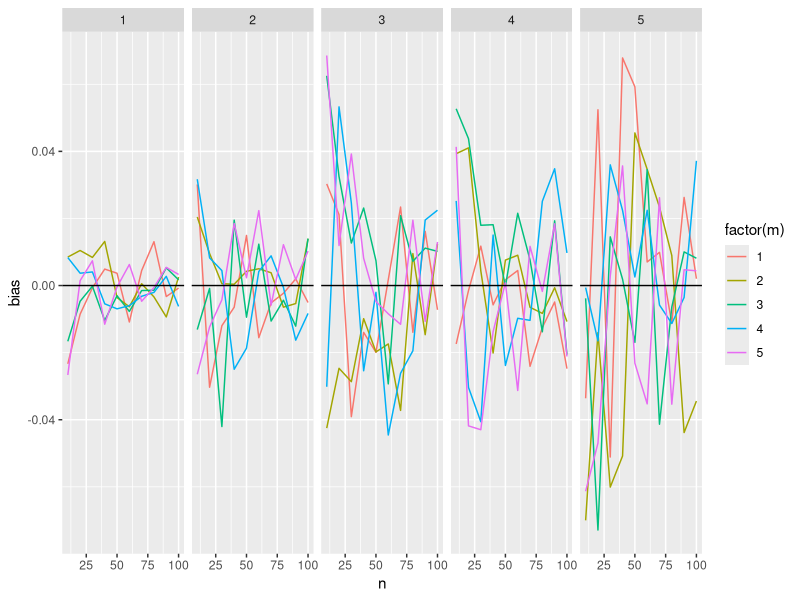
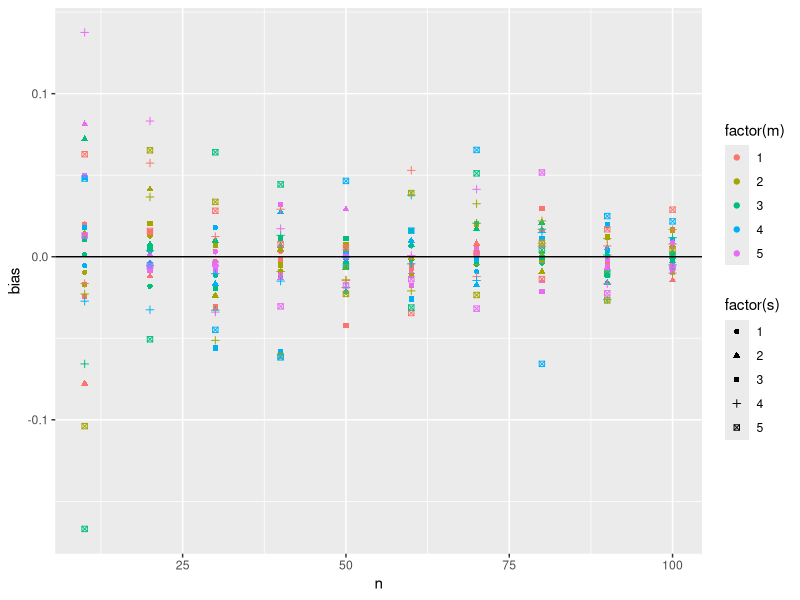

The R script that drew these images, in order: (Note: this script raises an error after producing the figures.)
### Title:    Simple Simulation Demo
### Author:   Kyle M. Lang
### Created:  2022-05-09
### Modified: 2022-05-09

rm(list = ls(all = TRUE))

library(dplyr)    # For pipes
library(ggplot2)  # For plotting
library(parallel) # For parallel processing

set.seed(235711)


###-Computational kernel-----------------------------------------------------###

## Define design parameters:
n <- 100
m <- 5
s <- 5

## Sample data:
x <- rnorm(n, m, s)

## Compute deviance:
mean(x) - m


###-Evaluate bias for one set of design parameters---------------------------###

## Define number of Monte Carlo replications:
reps <- 500

x <- rep(NA, reps)
for(r in 1:reps)
    x[r] <- rnorm(n, m, s) %>% mean()

## Compute bias:
mean(x) - m


###-Evaluate Bias across a grid of design parameters-------------------------###

## Define vectors of design parameters:
n <- seq(10, 100, 10)
m <- 1:5
s <- 1:5

## Cross all conditions in a full-factorial design matrix:
conds <- expand.grid(n = n, m = m, s = s)

x <- list()
for(r in 1:reps) {
    out <- rep(NA, nrow(conds))
    for(i in 1:nrow(conds))
        out[i] <- rnorm(conds[i, "n"], conds[i, "m"], conds[i, "s"]) %>% mean()
    x[[r]] <- out
}

## Compute bias:
bias <- colMeans(do.call(rbind, x)) - conds[ , "m"]

## Visualize results (badly):
result <- cbind(conds, bias)

ggplot(result, aes(y = bias, x = n, color = factor(m))) +
    geom_line() +
    geom_abline(slope = 0, intercept = 0) +
    facet_grid(cols = vars(s))


###-Same as above but using functions----------------------------------------###

## Define a function to run computations for one set of design parameters:
runCell <- function(cond) {
    rnorm(cond[ , "n"], cond[ , "m"], cond[ , "s"]) %>% mean()
}

## Define a function to do all computation for a single replication:
doRep <- function(rp, conds) {
    out <- rep(NA, nrow(conds))
    for(i in 1:nrow(conds))
        out[[i]] <- runCell(conds[i, ])

    out
}

## Run the simulation:
x <- lapply(1:reps, doRep, conds = conds)

## Compute bias:
bias <- colMeans(do.call(rbind, x)) - conds[ , "m"]

## Visualize the results (even more badly):
result <- cbind(conds, bias)

ggplot(result, aes(y = bias, x = n, color = factor(m), shape = factor(s))) +
    geom_point() +
    geom_abline(slope = 0, intercept = 0)


###-Same as above but using parallel processing------------------------------###

## Create a cluster across 4 processors:
cl <- makeCluster(4)

## Export stuff to the cluster workers:
clusterExport(cl, "runCell")
clusterEvalQ(cl, library(dplyr))

## Run the simulation in parallel:
x <- parLapply(cl = cl, X = 1:reps, fun = doRep, conds = conds)

## Kill the cluster:
stopCluster(cl)

## Compute bias:
bias <- colMeans(do.call(rbind, x)) - conds[ , "m"]

## Visualize the results (now stupidly poorly):
result <- cbind(conds, bias)

ggplot(result, aes(y = bias, x = n, color = factor(m), linetype = factor(s))) +
    geom_line() +
    geom_abline(slope = 0, intercept = 0)

